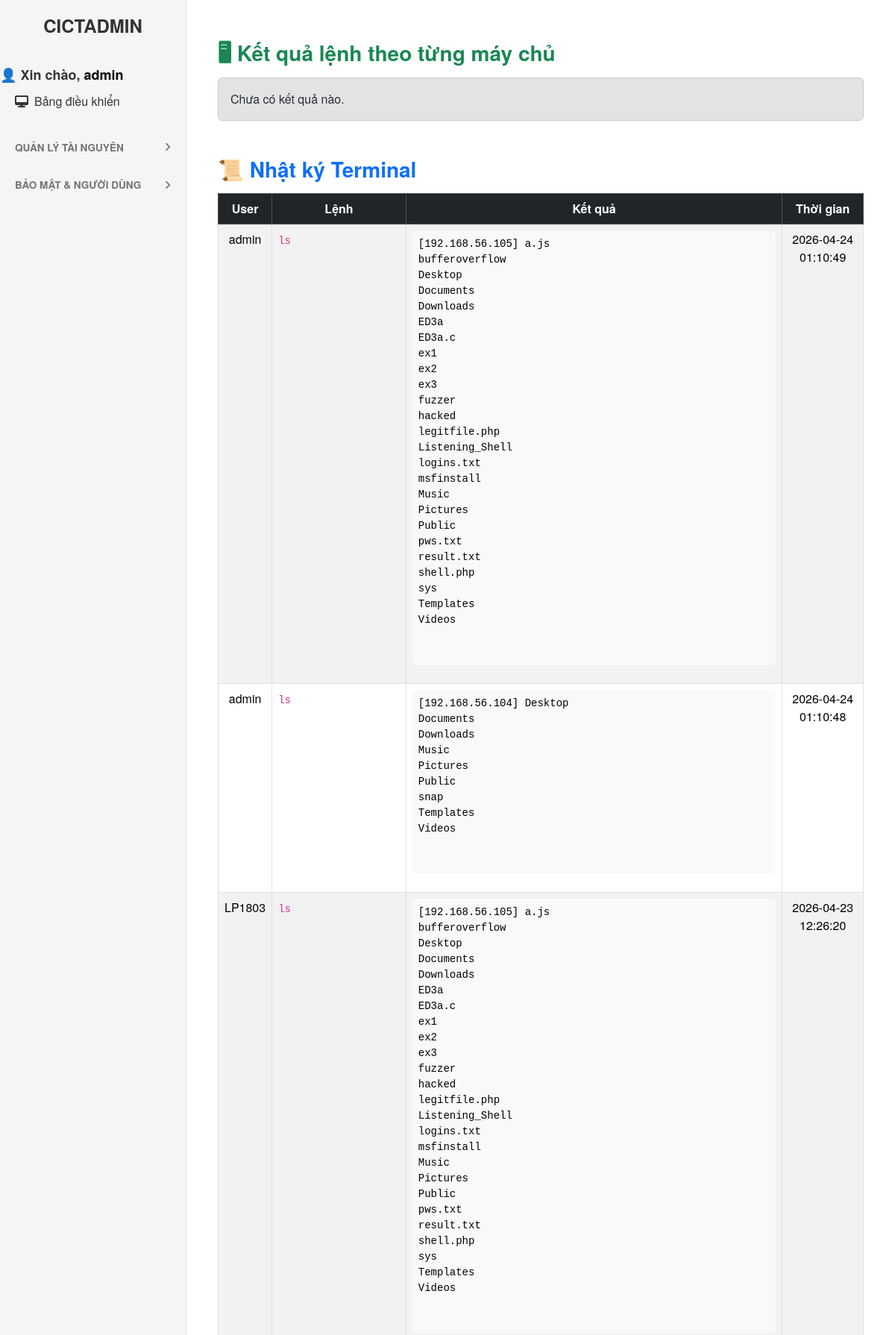
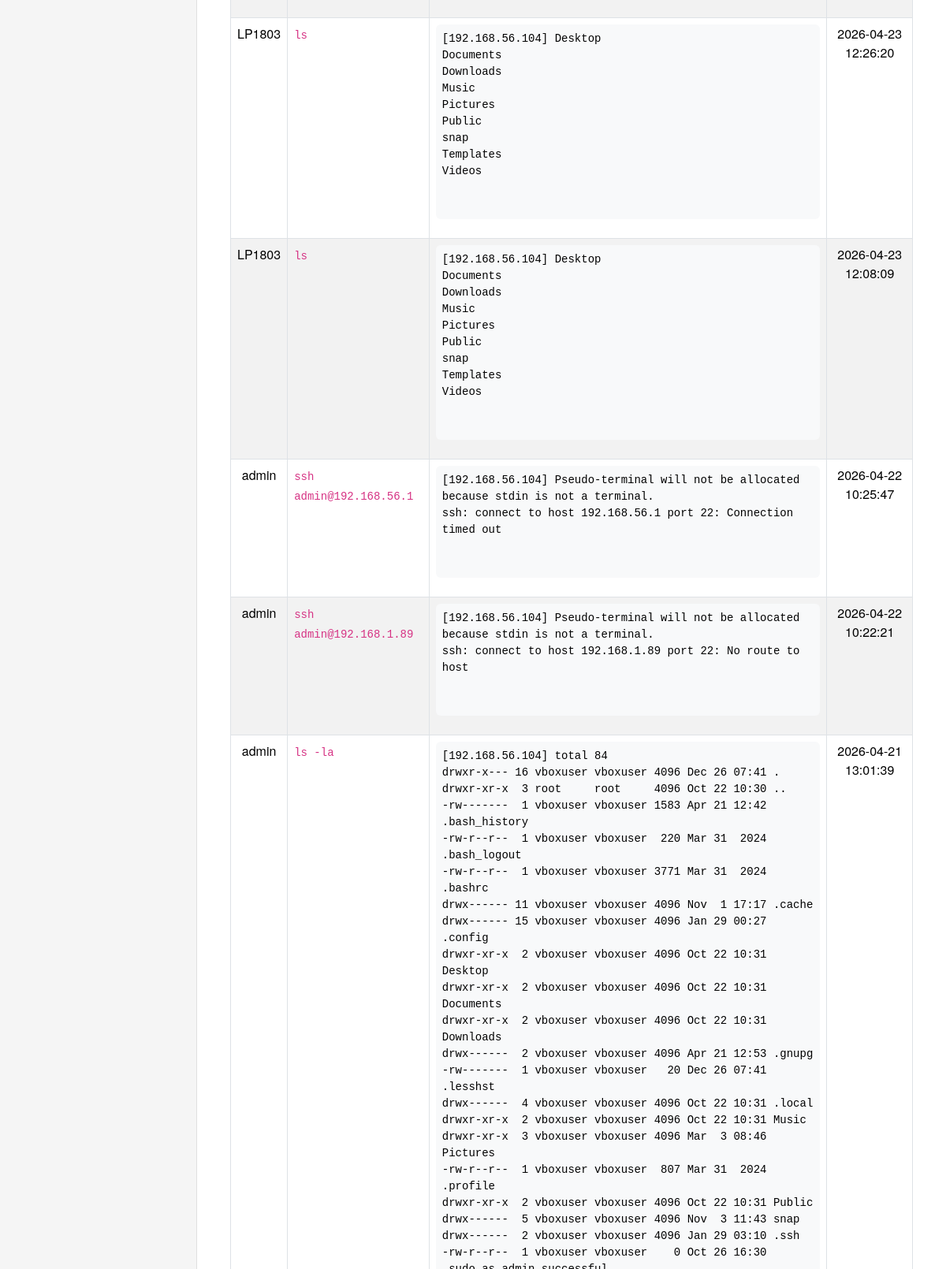
/admin/terminal/logs (signed in, upper part), run on the app's committed database (2 pictures, top to bottom).
### tables this page shows
CREATE TABLE terminal_logs (
    id INTEGER PRIMARY KEY AUTOINCREMENT,
    username TEXT,
    command TEXT,
    output TEXT,
    created_at TIMESTAMP DEFAULT CURRENT_TIMESTAMP
    );

### app.py (the view)
@app.route("/admin/terminal/logs")
def terminal_logs():
    if session.get("role") != "admin":
        return "Không có quyền truy cập", 403
    conn = sqlite3.connect("cictadmin.db")
    cur = conn.cursor()
    cur.execute("SELECT username, command, output, created_at FROM terminal_logs ORDER BY id DESC")
    logs = cur.fetchall()
    conn.close()
    return render_template("terminal_logs.html", logs=logs)

### app.py (called while the page is built)
@app.context_processor
def inject_user():
    return dict(current_user=session.get("user"))

@app.teardown_appcontext
def close_connection(exception):
    db = getattr(g, "_database", None)
    if db:
        db.close()

### templates/terminal_logs.html
{% extends "base.html" %}
{% block content %}
<div class="container mt-4">
    <h3 class="fw-bold text-success mb-3">🖥 Kết quả lệnh theo từng máy chủ</h3>
    {% if outputs %}
        {% for item in outputs %}
        <div class="card mb-3 shadow-sm">
            <div class="card-header
                {% if '❌' in item.output %}bg-danger{% else %}bg-success{% endif %}
                text-white fw-bold">
                Server: {{ item.server }}
            </div>
            <div class="card-body">
                <pre class="bg-black text-success p-3 rounded" style="white-space: pre-wrap;">
{{ item.output }}
                </pre>
            </div>
        </div>
        {% endfor %}
    {% else %}
        <div class="alert alert-secondary">
            Chưa có kết quả nào.
        </div>
    {% endif %}
    <h3 class="fw-bold text-primary mt-5 mb-3">📜 Nhật ký Terminal</h3>
    <div class="table-responsive">
        <table class="table table-bordered table-striped table-hover">
            <thead class="table-dark text-center">
                <tr>
                    <th>User</th>
                    <th>Lệnh</th>
                    <th>Kết quả</th>
                    <th>Thời gian</th>
                </tr>
            </thead>
            <tbody>
                {% for row in logs %}
                <tr>
                    <td class="text-center">{{ row[0] }}</td>
                    <td><code>{{ row[1] }}</code></td>
                    <td>
                        <pre class="bg-light p-2 rounded" style="white-space: pre-wrap;">
{{ row[2] }}
                        </pre>
                    </td>
                    <td class="text-center">{{ row[3] }}</td>
                </tr>
                {% endfor %}
            </tbody>
        </table>
    </div>
</div>
{% endblock %}

### templates/base.html (style rules this page uses)
body { background-color: #ffffff; font-family: 'Helvetica Neue', Helvetica, Arial, sans-serif; margin: 0; display: flex; min-height: 100vh; }
.alert { border-radius: 6px; margin-bottom: 20px; }

### data on the page
terminal_logs: username "admin", command "ls", output "[192.168.56.105] a.js bufferoverflow Desktop Documents Downloads ED3a ED3a.c ex1 ex2 ex3 fuzzer hacked legitfile.php Listening_Shell logins.txt msfinstall Music Pictures Public pws.txt result.txt shell.php sys Templates Videos", created_at "2026-04-24 01:10:49"
terminal_logs: username "admin", command "ls", output "[192.168.56.104] Desktop Documents Downloads Music Pictures Public snap Templates Videos", created_at "2026-04-24 01:10:48"
terminal_logs: username "LP1803", command "ls", output "[192.168.56.105] a.js bufferoverflow Desktop Documents Downloads ED3a ED3a.c ex1 ex2 ex3 fuzzer hacked legitfile.php Listening_Shell logins.txt msfinstall Music Pictures Public pws.txt result.txt shell.php sys Templates Videos", created_at "2026-04-23 12:26:20"
terminal_logs: username "LP1803", command "ls", output "[192.168.56.104] Desktop Documents Downloads Music Pictures Public snap Templates Videos", created_at "2026-04-23 12:26:20"
terminal_logs: username "LP1803", command "ls", output "[192.168.56.104] Desktop Documents Downloads Music Pictures Public snap Templates Videos", created_at "2026-04-23 12:08:09"
terminal_logs: username "admin", command "ssh admin@192.168.56.1", output "[192.168.56.104] Pseudo-terminal will not be allocated because stdin is not a terminal. ssh: connect to host 192.168.56.1 port 22: Connection timed out", created_at "2026-04-22 10:25:47"
terminal_logs: username "admin", command "ssh admin@192.168.1.89", output "[192.168.56.104] Pseudo-terminal will not be allocated because stdin is not a terminal. ssh: connect to host 192.168.1.89 port 22: No route to host", created_at "2026-04-22 10:22:21"
terminal_logs: username "admin", command "ls -la", created_at "2026-04-21 13:01:39"

### other printed values
{{ current_user }} "admin"
